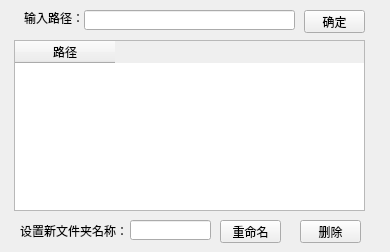
<?xml version="1.0" encoding="UTF-8"?>
<ui version="4.0">
 <class>MainWindow</class>
 <widget class="QMainWindow" name="MainWindow">
  <property name="geometry">
   <rect>
    <x>0</x>
    <y>0</y>
    <width>390</width>
    <height>252</height>
   </rect>
  </property>
  <property name="windowTitle">
   <string>QDir应用</string>
  </property>
  <widget class="QWidget" name="centralwidget">
   <widget class="QLabel" name="label">
    <property name="geometry">
     <rect>
      <x>24</x>
      <y>10</y>
      <width>61</width>
      <height>16</height>
     </rect>
    </property>
    <property name="text">
     <string>输入路径：</string>
    </property>
   </widget>
   <widget class="QLineEdit" name="lineEdit">
    <property name="geometry">
     <rect>
      <x>84</x>
      <y>10</y>
      <width>211</width>
      <height>20</height>
     </rect>
    </property>
   </widget>
   <widget class="QPushButton" name="pushButton">
    <property name="geometry">
     <rect>
      <x>304</x>
      <y>10</y>
      <width>61</width>
      <height>23</height>
     </rect>
    </property>
    <property name="text">
     <string>确定</string>
    </property>
   </widget>
   <widget class="QTableWidget" name="tableWidget">
    <property name="geometry">
     <rect>
      <x>14</x>
      <y>40</y>
      <width>351</width>
      <height>171</height>
     </rect>
    </property>
    <column>
     <property name="text">
      <string>路径</string>
     </property>
    </column>
   </widget>
   <widget class="QLabel" name="label_2">
    <property name="geometry">
     <rect>
      <x>20</x>
      <y>220</y>
      <width>111</width>
      <height>21</height>
     </rect>
    </property>
    <property name="text">
     <string>设置新文件夹名称：</string>
    </property>
   </widget>
   <widget class="QLineEdit" name="lineEdit_2">
    <property name="geometry">
     <rect>
      <x>130</x>
      <y>220</y>
      <width>81</width>
      <height>20</height>
     </rect>
    </property>
   </widget>
   <widget class="QPushButton" name="pushButton_2">
    <property name="geometry">
     <rect>
      <x>220</x>
      <y>220</y>
      <width>61</width>
      <height>23</height>
     </rect>
    </property>
    <property name="text">
     <string>重命名</string>
    </property>
   </widget>
   <widget class="QPushButton" name="pushButton_3">
    <property name="geometry">
     <rect>
      <x>300</x>
      <y>220</y>
      <width>61</width>
      <height>23</height>
     </rect>
    </property>
    <property name="text">
     <string>删除</string>
    </property>
   </widget>
  </widget>
 </widget>
 <resources/>
 <connections/>
</ui>
